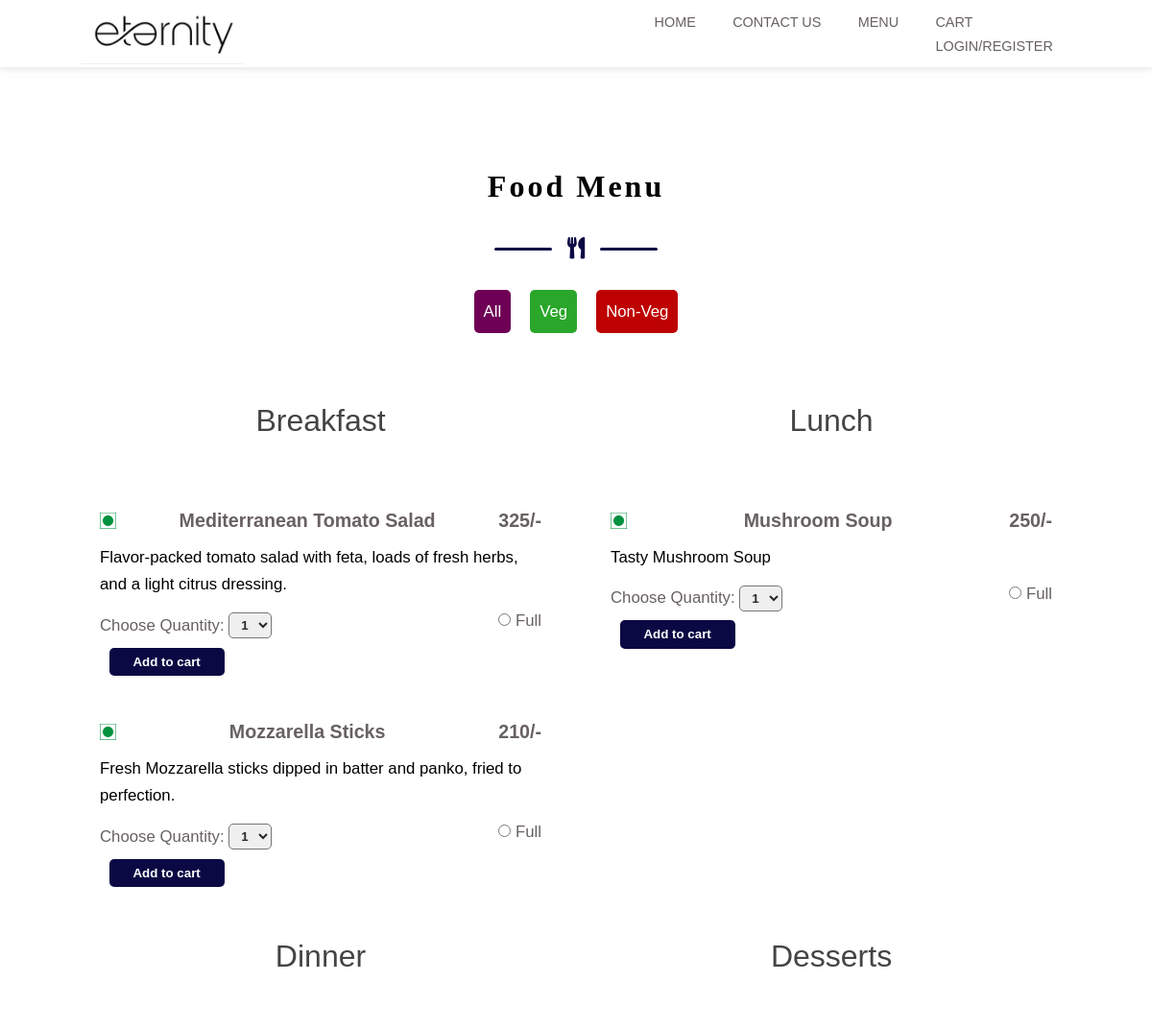
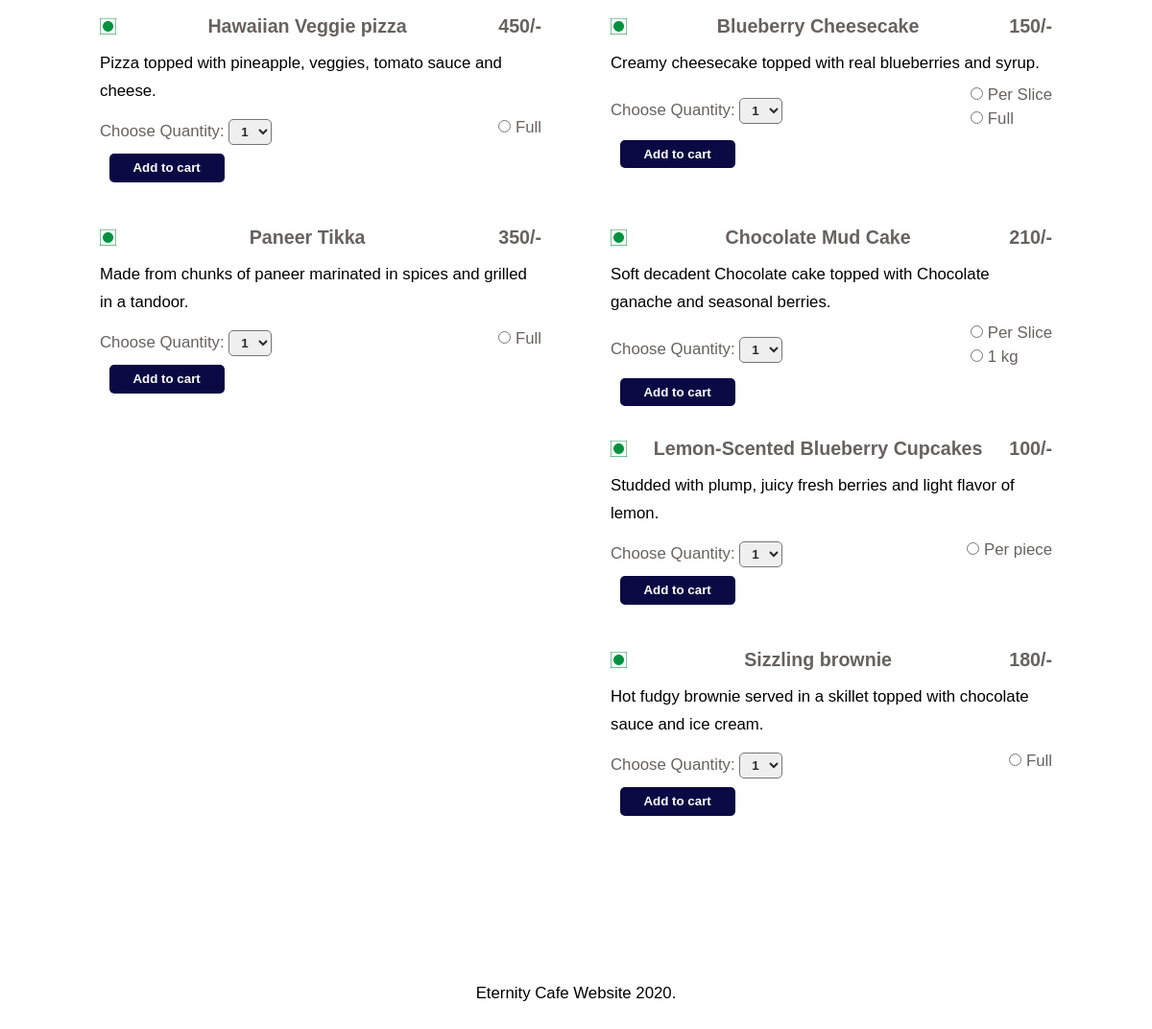
The app's page /menu.php?cat_id=1 with its own data (2 pictures, top to bottom).
### tables this page shows
CREATE TABLE `category` (
  `id` int(11) NOT NULL,
  `category` varchar(50) NOT NULL,
  `order_number` int(11) NOT NULL,
  `status` int(11) NOT NULL,
  `added_on` datetime NOT NULL,
  `color` varchar(10) NOT NULL
);

CREATE TABLE `course` (
  `id` int(1) NOT NULL,
  `course` varchar(10) NOT NULL,
  `status` int(1) NOT NULL
);

CREATE TABLE `dish` (
  `id` int(11) NOT NULL,
  `course_id` int(11) NOT NULL,
  `dish` varchar(100) NOT NULL,
  `dish_detail` text NOT NULL,
  `image` varchar(100) NOT NULL,
  `status` int(11) NOT NULL,
  `added_on` datetime NOT NULL,
  `category_id` int(1) NOT NULL,
  `price` int(4) NOT NULL
);

CREATE TABLE `dish_details` (
  `id` int(11) NOT NULL,
  `dish_id` int(11) NOT NULL,
  `attribute` varchar(100) NOT NULL,
  `price` int(11) NOT NULL,
  `status` int(11) NOT NULL,
  `added_on` datetime NOT NULL
);

### function.inc.php (called while the page is built, shortened)
<?php
function get_safe_value($str)
{
	global $con;
	$str = mysqli_real_escape_string($con, $str);
	return $str;
}
?>

### menu.php (the view, shortened to what this page needs)
<?php
include('header.php');
?>
<div class="padding-y menu" id="menu">
    <div class="container">
        <div class="title">
            <h2>Food Menu</h2>
            <div class="line center">
                <div></div>
                <span><i class="fas fa-utensils"></i></span>
                <div></div>
            </div>
        </div>
        <?php
        $cat_res = mysqli_query($con, "select * from category where status = 1 order by order_number")
        ?>
        <div class="center">
            <a href="menu.php" class="button purple">All</a>
            <?php
            while ($cat_row = mysqli_fetch_assoc($cat_res)) {
                echo '<div class=' . $cat_row['category'] . '>
            <a class="button ' . $cat_row['color'] . '" href="menu.php?cat_id=' . $cat_row['id'] . '">' . $cat_row['category'] . '</a></div>';
            } ?>
        </div>
        <div class="menu-row">
            <?php
            $course_res = mysqli_query($con, "select * from course order by id");
            while ($course_row = mysqli_fetch_assoc($course_res)) {
                echo
                    '<div class="menu-col-1">
                <div class="center">
                    <h2 class="menu-section-title">' . $course_row['course'] . '</h2>
                </div>';
                $product_sql = "select * from dish where status = 1 and course_id=" . $course_row['id'] . " order by dish";
                if (isset($_GET['cat_id']) && $_GET['cat_id'] > 0) {
                    $cat_id = get_safe_value($_GET['cat_id']);
                    $product_sql = "select * from dish where status = 1 and course_id=" . $course_row['id'] . " and category_id=" . $cat_id . " order by dish";
                }
                $product_res = mysqli_query($con, $product_sql);
                $product_count = mysqli_num_rows($product_res);
                if ($product_count > 0) {
                    while ($product_row = mysqli_fetch_assoc($product_res)) {
                        $id = $product_row['id'];
                        $dish_attr_res_1 = mysqli_query($con, "select * from dish_details
                                    where status = 1 and dish_id=$id order by price");
                        $dish_attr_row = mysqli_fetch_assoc($dish_attr_res_1); ?>
                        <div class="menu-item">
                            <div class="menu-text">
                                <div class="price">
                                    <?php
                                    if ($product_row['category_id'] == 1) {
                                        echo ' <img style="width:17px;height:17px;" src="images/Veg.jpg" >';
                                    } else {
                                        echo ' <img style="width:17px;height:17px;" src="images/Non-Veg.jpg" alt="">';
                                    }
                                    ?>
                                    <h3><?php echo $product_row['dish']; ?></h3>
                                    <h3><?php echo $dish_attr_row['price']; ?>/-</h3>
                                </div>
                                <div>
                                    <p class="text"><?php echo $product_row['dish_detail'] ?></p>
                                    <div class="price">
                                        <div>
                                            <label>Choose Quantity:</label>
                                            <select class="dropdown center" id="quantity_dish<?php echo $id; ?>" name="quantity_dish<?php echo $id; ?>">
                                                <?php
                                                for ($i = 1; $i <= 20; $i++) {
                                                    echo "<option value='$i'>$i</option>";
                                                }
                                                ?>
                                            </select>
                                        </div>
                                        <br>
                                        <div>
                                            <?php
                                            $dish_attr_res = mysqli_query($con, "select * from dish_details
                                            where status = 1 and dish_id=$id order by price");
                                            while ($dish_attr_row = mysqli_fetch_assoc($dish_attr_res)) {
                                                $attr = $dish_attr_row['attribute'];
                                                $attr_id = $dish_attr_row['id']; ?>
                                                <input type="radio" id="attribute_dish<?php echo $id; ?>" name="attribute_dish<?php echo $id; ?>" value="<?php echo $attr; ?>">
                                                <label for="attribute_dish<?php echo $id; ?>"><?php echo $attr; ?></label><br>
                                            <?php }
                                            ?>
                                        </div>
                                    </div>
                                    <input class="add_to_cart" type="submit" style="border: none;" value="Add to cart" onclick="add_to_cart(<?php echo $id ?>,'add',<?php echo $attr_id ?>)">
                                </div>
                            </div>
                        </div>
            <?php
                    }
                } else {
                    echo "<h4 class='title'>No dish available in this course.</h4>";
                }
                echo ' </div>';
            } ?>
        </div>
    </div>
</div>
<?php
include('footer.php');
?>

### css/style.css (style rules this page uses)
:root { --nero: #252525; --dimGray: rgb(104, 97, 97); --max-red: #0a0944; --snow: #fafafa; --Libre: "Libre Franklin", sans-serif; --Kaushan: "Kaushan Script"; --transition: all 0.4s ease; }
* { box-sizing: border-box; padding: 0; margin: 0; font-family: var(--Libre); }
body { line-height: 1.5; font-size: 1.05rem; font-weight: 200; text-rendering: optimizeLegibility; }
a { color: #000; text-decoration: none; }
img { width: 100%; display: block; }
.button:link, .button:visited { color: white; padding: 10px 10px; margin: 10px; text-align: center; text-decoration: none; display: inline-block; border-radius: 5px; }
.red { background-color: rgb(190, 1, 1); }
.green { background-color: rgb(42, 167, 42); }
.purple { background-color: rgb(110, 0, 86); }
.container { width: 94%; margin: 0 auto; }
h1, h2, h3, h4, h5, h6 { padding: 0.3rem 0; }
.center { display: flex; align-items: center; justify-content: center; }
.text { padding: 0.3rem 0; line-height: 1.7; }
.padding-y { padding: 5rem 0; }
.title { padding: 1rem 0; text-align: center; }
.title h2 { margin: 0 0.5rem; font-family: var(--Kaushan); letter-spacing: 2px; }
.line { margin-top: 1.2rem; }
.line div { width: 60px; height: 3px; background: var(--max-red); border-radius: 5px; }
.line span { font-size: 1.4rem; margin: 0 1rem; color: var(--max-red); }
.menu-row { margin: 2rem 0; }
.menu-item { margin: 0.6rem 0; }
.menu-text { padding: 1rem 0; }
.price { display: flex; align-items: center; justify-content: space-between; color: var(--dimGray); }
.add_to_cart { margin: 0.6rem; display: inline-block; background: var(--max-red); width: 120px; border-radius: 5px; text-align: center; padding: 0.45rem 0; color: #fff; font-weight: 600; transition: var(--transition); }
.menu-section-title { font-size: 32px; display: block; font-weight: 400; color: #444; margin: 20px 0; text-align: center; }
.dropdown { margin-top: 0.6rem; display: inline-block; text-align: center; padding: 4px; border-radius: 5px; color: rgb(44, 41, 41); font-weight: 600; transition: var(--transition); }
@media screen and (min-width: 480px) { .title h2 { font-size: 2rem; letter-spacing: 3px; } }
@media screen and (min-width: 480px) { .menu-item { align-items: center; column-gap: 2rem; margin: 20px; height: 200px; } }
@media screen and (min-width: 992px) { .container { width: 90vw; } }
@media screen and (min-width: 992px) { .menu-row { display: grid; grid-template-columns: repeat(2, 1fr); column-gap: 2rem; } }
@media screen and (min-width: 1200px) { .container { width: 86%; } }

### records on screen
category: category "Veg"
category: category "Non-Veg"
course: course "Breakfast"
dish: dish "Mediterranean Tomato Salad", dish_details.price "325", dish_detail "Flavor-packed tomato salad with feta, loads of fresh herbs, and a light citrus dressing.", id "1"
dish_details: attribute "Full"
dish: dish "Mozzarella Sticks", dish_details.price "210", dish_detail "Fresh Mozzarella sticks dipped in batter and panko, fried to perfection.", id "1"
dish_details: attribute "Full"
course: course "Lunch"
dish: dish "Mushroom Soup", dish_details.price "250", dish_detail "Tasty Mushroom Soup", id "1"
dish_details: attribute "Full"
course: course "Dinner"
dish: dish "Hawaiian Veggie pizza", dish_details.price "450", dish_detail "Pizza topped with pineapple, veggies, tomato sauce and cheese.", id "1"
dish_details: attribute "Full"
dish: dish "Paneer Tikka", dish_details.price "350", dish_detail "Made from chunks of paneer marinated in spices and grilled in a tandoor.", id "1"
dish_details: attribute "Full"
course: course "Desserts"
dish: dish "Blueberry Cheesecake", dish_details.price "150", dish_detail "Creamy cheesecake topped with real blueberries and syrup.", id "1"
dish_details: attribute "Per Slice"
dish_details: attribute "Full"
dish: dish "Chocolate Mud Cake", dish_details.price "210", dish_detail "Soft decadent Chocolate cake topped with Chocolate ganache and seasonal berries.", id "1"
dish_details: attribute "Per Slice"
dish_details: attribute "1 kg"
dish: dish "Lemon-Scented Blueberry Cupcakes", dish_details.price "100", dish_detail "Studded with plump, juicy fresh berries and light flavor of lemon.", id "1"
dish_details: attribute "Per piece"
dish: dish "Sizzling brownie", dish_details.price "180", dish_detail "Hot fudgy brownie served in a skillet topped with chocolate sauce and ice cream.", id "1"
dish_details: attribute "Full"
